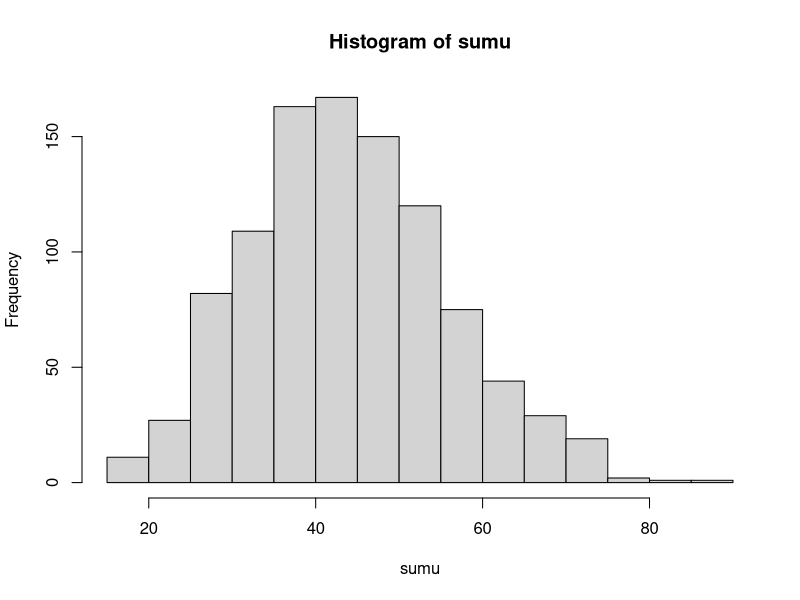
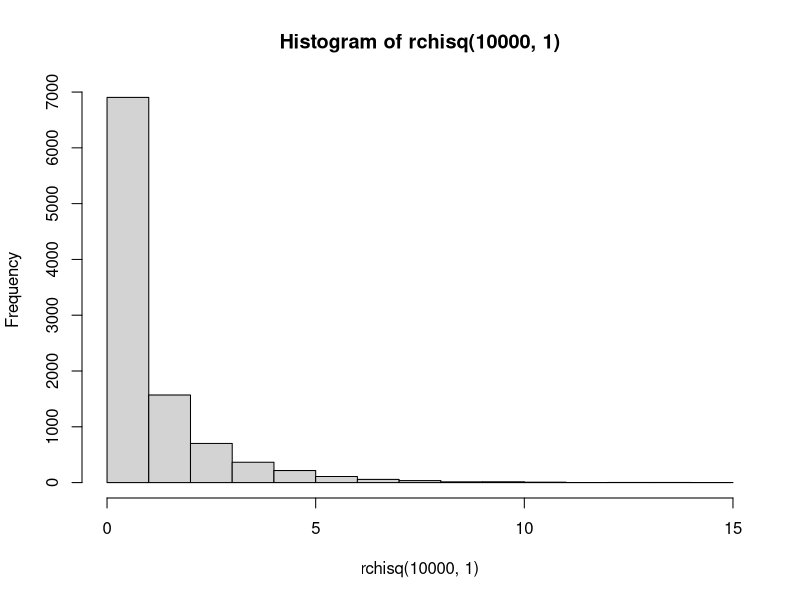
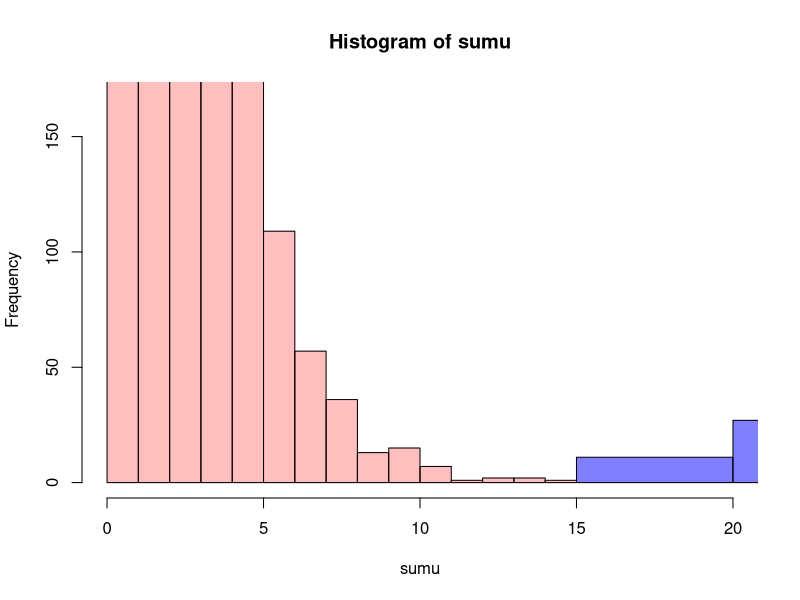

These charts were generated, in order, by the following R code:
## ---- chunk 1
sumu=c()
for(i in 1:1000)
{
length <- 10000
p1 <- 0.1
p2 <- 0.7
l1 <- 1*(runif(length,min=0,max=1)<p1)
l2 <- 1*(runif(length,min=0,max=1)-0.1*l1<p2)
p1 <- sum(l1)/length
p2 <- sum(l2)/length
p11 <- sum(l1*l2)/length
p12 <- sum(l1*(1-l2))/length
p21 <- sum((1-l1)*l2)/length
p22 <- sum((1-l1)*(1-l2))/length
p11+p12+p21+p22
r <- (p22*p11-p12*p21)/sqrt(p1*p2*(1-p1)*(1-p2))
chi2 <- r^2*length
sumu <- c(sumu,chi2)
}
qchisq(0.95,1)
pchisq(chi2,1)
## ---- chunk 2
p1 <- hist(sumu)                     # centered at 4
p2 <- hist(rchisq(10000,1))                     # centered at 6
plot( p1, col=rgb(0,0,1,1/2), xlim=c(0,20))  # first histogram
plot( p2, col=rgb(1,0,0,1/4), xlim=c(0,20), add=T)  # second
